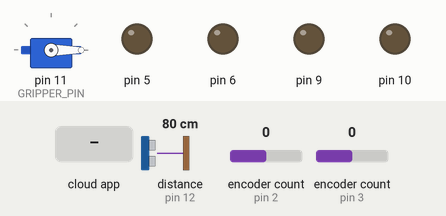
Simulated run of this program. Board: Arduino Mega 2560, built with avr-gcc and run on an emulated ATmega2560. Parts: servo, output pins drawn as LEDs (lit = HIGH). Inputs (shaded band) come from the test bench; at power-on: distance to the obstacle (sensor on pin 12) 80 cm, encoder count (sensors on pin 2, pin 3) 0. The echo pulse lasts 58.3 µs per cm; the ROS host is connected and sends only what is stated.

Above: at 1.2 s.
1.3 s: the phone or cloud app sets command to 45
At 2.5 s:
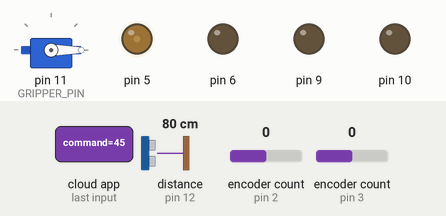
2.8 s: the phone or cloud app sets command to 90
At 3.9 s:
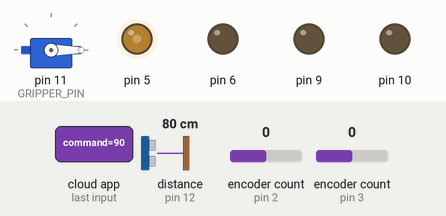
4.3 s: the phone or cloud app sets command to 180
At 5.1 s:
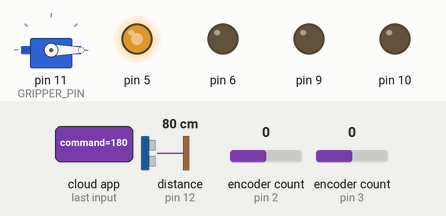
Timing chart, 0 to 7.3 s (numbered marks = the images above; inputs shaded):
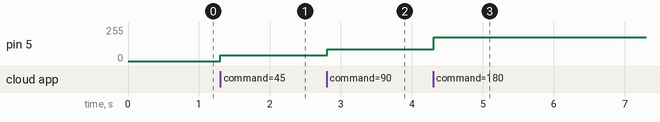

The program:

main.cpp
```cpp
#ifdef APP_USE_USBCON
#define USE_USBCON
#endif

#include <Arduino.h>
#include <Servo.h>
#include <Ultrasonic.h>
#include <Encoder.h>
#include <ros.h>

#include <std_msgs/Int16.h>
#include <std_msgs/UInt8.h>
#include <std_msgs/Int32.h>
#include <sensor_msgs/Range.h>

#include <MotorDC.h>

#define MOTOR_A1 5
#define MOTOR_A2 6

#define ENCODER_A1 2
#define ENCODER_A2 4

#define MOTOR_B1 9
#define MOTOR_B2 10

#define ENCODER_B1 3
#define ENCODER_B2 7

#define ULTRASONIC_TRIG 8
#define ULTRASONIC_ECHO 12

#define GRIPPER_PIN 11

static ros::NodeHandle nh;

class EncoderManager
{
public:
    EncoderManager(int pinA, int pinB, const char *posTopic, const char *speedTopic)
    : encoder(pinA, pinB)
    , pos(0)
    , lastRead(0)
    , posPub(posTopic, &posMsg)
    , speedPub(speedTopic, &speedMsg)
    {}

    void init()
    {
        nh.advertise(posPub);
        nh.advertise(speedPub);
    }

    void process()
    {
        unsigned long now = millis();
        int32_t delta = encoder.readAndReset();
        pos += delta;

        posMsg.data = pos;
        posPub.publish(&posMsg);

        speedMsg.data = delta * 1000 / (now - lastRead);
        speedPub.publish(&speedMsg);

        lastRead = now;
    }

private:
    Encoder encoder;
    int32_t pos;
    unsigned long lastRead;
    std_msgs::Int32 posMsg;
    ros::Publisher posPub;
    std_msgs::Int32 speedMsg;
    ros::Publisher speedPub;
};

// Motor A

static MotorDC motorA(MOTOR_A1, MOTOR_A2);

static void motorACmdCallback(const std_msgs::Int16 &command)
{
    motorA.drive(command.data);
}

static ros::Subscriber<std_msgs::Int16> motorACmdSub("motor_a/command", motorACmdCallback);

// Encoder A

static EncoderManager encoderA(ENCODER_A1, ENCODER_A2, "motor_a/position", "motor_a/velocity");

// Motor B

static MotorDC motorB(MOTOR_B1, MOTOR_B2);

static void motorBCmdCallback(const std_msgs::Int16 &command)
{
    motorB.drive(command.data);
}

static ros::Subscriber<std_msgs::Int16> motorBCmdSub("motor_b/command", motorBCmdCallback);

// Encoder B

static EncoderManager encoderB(ENCODER_B1, ENCODER_B2, "motor_b/position", "motor_b/velocity");

// Ultrasonic

static Ultrasonic ultrasonic(ULTRASONIC_TRIG, ULTRASONIC_ECHO);

static sensor_msgs::Range ultrasonicMsg;
static ros::Publisher ultrasonicPub("ultrasonic", &ultrasonicMsg);

static void processUltrasonic()
{
    ultrasonicMsg.header.stamp = nh.now();
    ultrasonicMsg.header.frame_id = "ultrasonic";
    ultrasonicMsg.radiation_type = sensor_msgs::Range::ULTRASOUND;
    ultrasonicMsg.field_of_view = 18.f / 180.f * M_PI;
    ultrasonicMsg.min_range = 0.f;
    ultrasonicMsg.max_range = 1.f;
    ultrasonicMsg.range = ultrasonic.read() * 0.01f;
    ultrasonicPub.publish(&ultrasonicMsg);
}

// Gripper

static Servo gripper;

static void gripperCmdCallback(const std_msgs::UInt8 &command)
{
    int angle = constrain(command.data, 0, 180);
    gripper.write(angle);
}

static ros::Subscriber<std_msgs::UInt8> gripperCmdSub("gripper/command", gripperCmdCallback);

// Main

void setup()
{
    // pinMode(MOTOR_A1, OUTPUT);
    // pinMode(MOTOR_A2, OUTPUT);

    // pinMode(MOTOR_B1, OUTPUT);
    // pinMode(MOTOR_B2, OUTPUT);

    // digitalWrite(MOTOR_A1, HIGH);
    // digitalWrite(MOTOR_A2, LOW);

    // digitalWrite(MOTOR_B1, HIGH);
    // digitalWrite(MOTOR_B2, LOW);

    // for(;;);

    // nh.getHardware()->setBaud(115200);
    nh.initNode();

    nh.subscribe(motorACmdSub);
    nh.subscribe(motorBCmdSub);
    nh.subscribe(gripperCmdSub);
    nh.advertise(ultrasonicPub);

    encoderA.init();
    encoderB.init();

    motorA.init();
    motorB.init();

    gripper.attach(GRIPPER_PIN);
    gripper.write(0);

    // pinMode(LED_BUILTIN, OUTPUT);
    // digitalWrite(LED_BUILTIN, LOW);
}

void loop()
{
    // digitalWrite(LED_BUILTIN, !digitalRead(LED_BUILTIN));
    processUltrasonic();
    encoderA.process();
    encoderB.process();
    nh.spinOnce();
}
```

MotorDC.cpp
```cpp
#include <Arduino.h>
#include <MotorDC.h>

MotorDC::MotorDC(int pinA, int pinB)
    : m_pinA(pinA), m_pinB(pinB)
{}

void MotorDC::init()
{
    pinMode(m_pinA, OUTPUT);
    pinMode(m_pinB, OUTPUT);
}

void MotorDC::drive(int speed)
{
    speed = constrain(speed, -255, 255);
    if (speed >= 0)
    {
        analogWrite(m_pinA, speed);
        analogWrite(m_pinB, 0);
    }
    else if (speed < 0)
    {
        analogWrite(m_pinA, 0);
        analogWrite(m_pinB, -speed);
    }
}
```

MotorDC.h
```cpp
#ifndef _MOTORDC_H
#define _MOTORDC_H


class MotorDC {
public:
    MotorDC(int pinA, int pinB);

    void init();

    void drive(int speed);

private:
    int m_pinA;
    int m_pinB;
};


#endif // _MOTORDC_H
```

Measured:
- after the input at 1.3 s, pin 5: 0/255 → 45/255 at once
- after the input at 2.8 s, pin 5: 45/255 → 90/255 at once
- after the input at 4.3 s, pin 5: 90/255 → 180/255 at once
